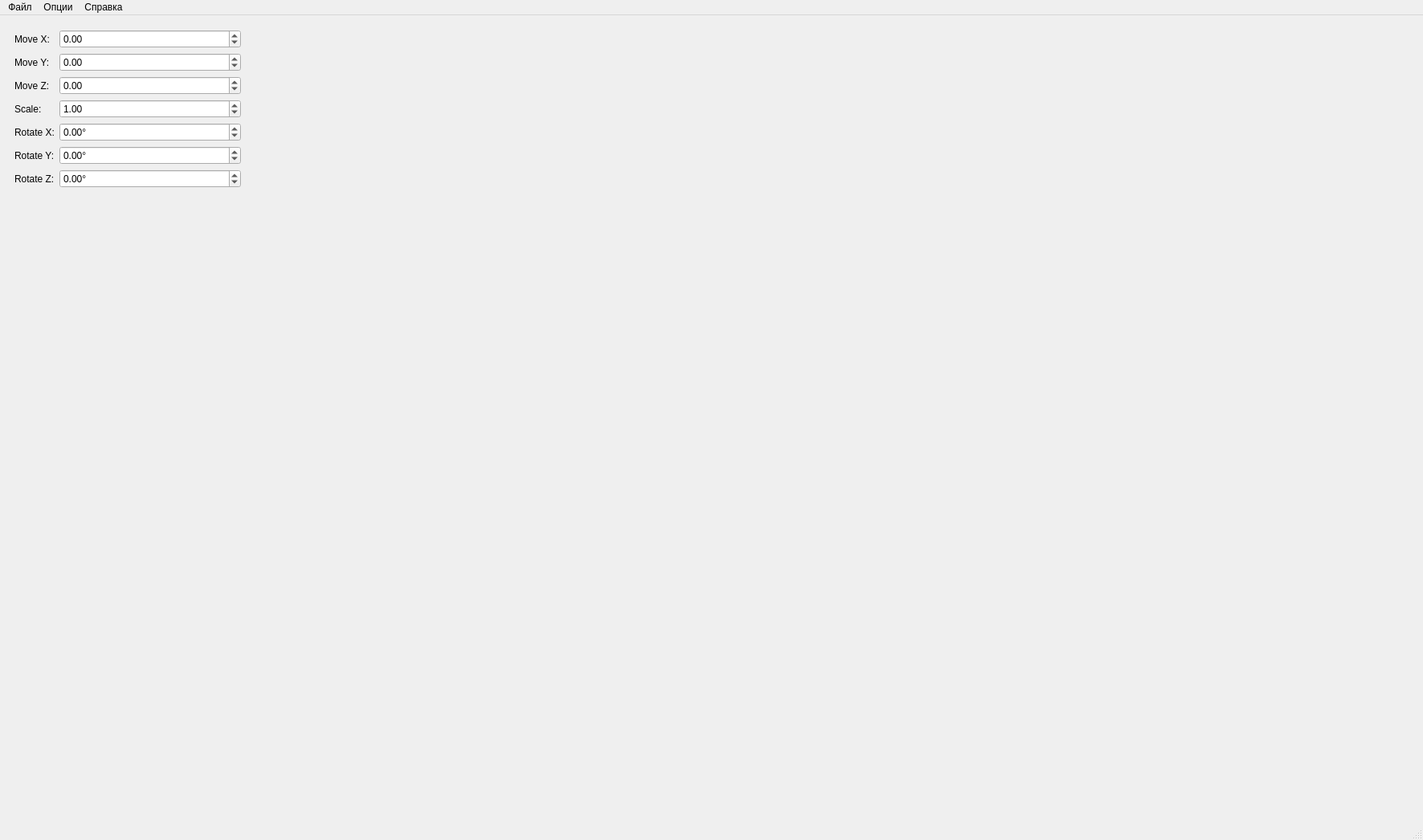
<?xml version="1.0" encoding="UTF-8"?>
<ui version="4.0">
 <class>MainWindow</class>
 <widget class="QMainWindow" name="MainWindow">
  <property name="geometry">
   <rect>
    <x>0</x>
    <y>0</y>
    <width>1772</width>
    <height>1046</height>
   </rect>
  </property>
  <property name="windowTitle">
   <string>MainWindow</string>
  </property>
  <widget class="QWidget" name="centralWidget">
   <property name="mouseTracking">
    <bool>true</bool>
   </property>
   <layout class="QHBoxLayout" name="horizontalLayout">
    <item>
     <widget class="QWidget" name="sidePanelWidget">
      <property name="enabled">
       <bool>true</bool>
      </property>
      <property name="maximumSize">
       <size>
        <width>300</width>
        <height>16777215</height>
       </size>
      </property>
      <layout class="QVBoxLayout" name="verticalLayout_2">
       <item>
        <layout class="QFormLayout" name="controlsLayout">
         <item row="0" column="0">
          <widget class="QLabel" name="moveXLabel">
           <property name="text">
            <string>Move X:</string>
           </property>
          </widget>
         </item>
         <item row="0" column="1">
          <widget class="QDoubleSpinBox" name="moveXSpinBox">
           <property name="minimum">
            <double>-1000.000000000000000</double>
           </property>
           <property name="maximum">
            <double>1000.000000000000000</double>
           </property>
           <property name="singleStep">
            <double>0.100000000000000</double>
           </property>
          </widget>
         </item>
         <item row="1" column="0">
          <widget class="QLabel" name="moveYLabel">
           <property name="text">
            <string>Move Y:</string>
           </property>
          </widget>
         </item>
         <item row="1" column="1">
          <widget class="QDoubleSpinBox" name="moveYSpinBox">
           <property name="minimum">
            <double>-1000.000000000000000</double>
           </property>
           <property name="maximum">
            <double>1000.000000000000000</double>
           </property>
           <property name="singleStep">
            <double>0.100000000000000</double>
           </property>
          </widget>
         </item>
         <item row="2" column="0">
          <widget class="QLabel" name="moveZLabel">
           <property name="text">
            <string>Move Z:</string>
           </property>
          </widget>
         </item>
         <item row="2" column="1">
          <widget class="QDoubleSpinBox" name="moveZSpinBox">
           <property name="minimum">
            <double>-1000.000000000000000</double>
           </property>
           <property name="maximum">
            <double>1000.000000000000000</double>
           </property>
           <property name="singleStep">
            <double>0.100000000000000</double>
           </property>
          </widget>
         </item>
         <item row="3" column="0">
          <widget class="QLabel" name="scaleLabel">
           <property name="text">
            <string>Scale:</string>
           </property>
          </widget>
         </item>
         <item row="3" column="1">
          <widget class="QDoubleSpinBox" name="scaleSpinBox">
           <property name="minimum">
            <double>0.010000000000000</double>
           </property>
           <property name="maximum">
            <double>100.000000000000000</double>
           </property>
           <property name="singleStep">
            <double>0.100000000000000</double>
           </property>
           <property name="value">
            <double>1.000000000000000</double>
           </property>
          </widget>
         </item>
         <item row="4" column="0">
          <widget class="QLabel" name="rotateXLabel">
           <property name="text">
            <string>Rotate X:</string>
           </property>
          </widget>
         </item>
         <item row="4" column="1">
          <widget class="QDoubleSpinBox" name="rotateXSpinBox">
           <property name="minimum">
            <double>-360.000000000000000</double>
           </property>
           <property name="maximum">
            <double>360.000000000000000</double>
           </property>
           <property name="singleStep">
            <double>1.000000000000000</double>
           </property>
           <property name="suffix">
            <string>°</string>
           </property>
          </widget>
         </item>
         <item row="5" column="0">
          <widget class="QLabel" name="rotateYLabel">
           <property name="text">
            <string>Rotate Y:</string>
           </property>
          </widget>
         </item>
         <item row="5" column="1">
          <widget class="QDoubleSpinBox" name="rotateYSpinBox">
           <property name="minimum">
            <double>-360.000000000000000</double>
           </property>
           <property name="maximum">
            <double>360.000000000000000</double>
           </property>
           <property name="singleStep">
            <double>1.000000000000000</double>
           </property>
           <property name="suffix">
            <string>°</string>
           </property>
          </widget>
         </item>
         <item row="6" column="0">
          <widget class="QLabel" name="rotateZLabel">
           <property name="text">
            <string>Rotate Z:</string>
           </property>
          </widget>
         </item>
         <item row="6" column="1">
          <widget class="QDoubleSpinBox" name="rotateZSpinBox">
           <property name="minimum">
            <double>-360.000000000000000</double>
           </property>
           <property name="maximum">
            <double>360.000000000000000</double>
           </property>
           <property name="singleStep">
            <double>1.000000000000000</double>
           </property>
           <property name="suffix">
            <string>°</string>
           </property>
          </widget>
         </item>
        </layout>
       </item>
       <item>
        <spacer name="verticalSpacer">
         <property name="orientation">
          <enum>Qt::Orientation::Vertical</enum>
         </property>
         <property name="sizeHint" stdset="0">
          <size>
           <width>20</width>
           <height>40</height>
          </size>
         </property>
        </spacer>
       </item>
      </layout>
     </widget>
    </item>
    <item>
     <widget class="ViewerWidget" name="modelView" native="true"/>
    </item>
   </layout>
  </widget>
  <widget class="QMenuBar" name="menuBar">
   <property name="geometry">
    <rect>
     <x>0</x>
     <y>0</y>
     <width>1772</width>
     <height>33</height>
    </rect>
   </property>
   <widget class="QMenu" name="fileMenuBar">
    <property name="title">
     <string>Файл</string>
    </property>
    <addaction name="openFileAction"/>
    <addaction name="saveFileAction"/>
    <addaction name="separator"/>
    <addaction name="exitProgramAction"/>
   </widget>
   <widget class="QMenu" name="infoMenuBar">
    <property name="title">
     <string>Справка</string>
    </property>
    <addaction name="aboutAction"/>
    <addaction name="authorAction"/>
   </widget>
   <widget class="QMenu" name="optionsMenuBar">
    <property name="title">
     <string>Опции</string>
    </property>
    <addaction name="enableSlidersAction"/>
    <addaction name="bgColorAction"/>
    <addaction name="modelColorAction"/>
   </widget>
   <addaction name="fileMenuBar"/>
   <addaction name="optionsMenuBar"/>
   <addaction name="infoMenuBar"/>
  </widget>
  <widget class="QStatusBar" name="statusBar"/>
  <action name="openFileAction">
   <property name="text">
    <string>Открыть</string>
   </property>
  </action>
  <action name="saveFileAction">
   <property name="text">
    <string>Сохранить как...</string>
   </property>
  </action>
  <action name="aboutAction">
   <property name="text">
    <string>О программе</string>
   </property>
  </action>
  <action name="authorAction">
   <property name="text">
    <string>Автор</string>
   </property>
  </action>
  <action name="exitProgramAction">
   <property name="text">
    <string>Выход</string>
   </property>
  </action>
  <action name="enableSlidersAction">
   <property name="text">
    <string>Вкл/выкл панель</string>
   </property>
  </action>
  <action name="bgColorAction">
   <property name="text">
    <string>Цвет фона</string>
   </property>
  </action>
  <action name="modelColorAction">
   <property name="text">
    <string>Цвет модели</string>
   </property>
  </action>
 </widget>
 <customwidgets>
  <customwidget>
   <class>ViewerWidget</class>
   <extends>QWidget</extends>
   <header>viewerwidget.h</header>
   <container>1</container>
  </customwidget>
 </customwidgets>
 <resources/>
 <connections/>
</ui>
